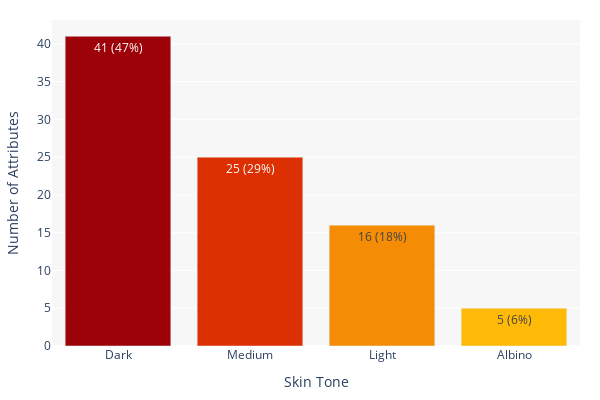

The notebook cell saved with this chart:
### Code cell
fig = go.Figure(data=[go.Bar(
    x=['Dark', 'Medium', 'Light', 'Albino'], 
    y=[41, 25, 16, 5],
    text=['41 (47%)', '25 (29%)', '16 (18%)', '5 (6%)'],
    textposition='auto',
    marker_color=['#9d0208', '#dc2f02', '#f48c06', '#ffba08']
    ),
])

fig.update_layout(
    # title="Median Price by Gender (removing top and least 25%; after 2021)",
    autosize=False,
    width=600,
    height=400,
    plot_bgcolor='rgba(0,0,0,0.03)',
    xaxis=dict(title='Skin Tone'),
    yaxis=dict(title='Number of Attributes'),
    margin=dict(l=20, r=20, t=20, b=20)
)

fig.update_traces(textposition='inside')

fig.write_image(f"{IMG_PATH}/analysis/fig8.png")
fig.show()

### Figure 1 — Plotly figure (JSON) as saved in the notebook; plotly's stock layout.template omitted (floating-point values rounded to 4 significant figures)
{"data": [{"marker": {"color": ["#9d0208", "#dc2f02", "#f48c06", "#ffba08"]}, "text": ["41 (47%)", "25 (29%)", "16 (18%)", "5 (6%)"], "textposition": "inside", "type": "bar", "x": ["Dark", "Medium", "Light", "Albino"], "y": [41, 25, 16, 5]}], "layout": {"autosize": false, "height": 400, "margin": {"b": 20, "l": 20, "r": 20, "t": 20}, "plot_bgcolor": "rgba(0,0,0,0.03)", "width": 600, "xaxis": {"title": {"text": "Skin Tone"}}, "yaxis": {"title": {"text": "Number of Attributes"}}}}
